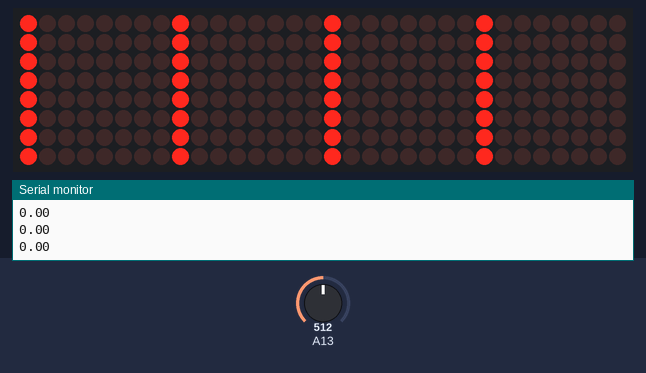
The sketch below on a simulated Arduino Mega 2560, built with avr-gcc and run on an emulated ATmega2560. Shown: 32×8 LED matrix, the last lines printed to the serial monitor. Wiring (inferred from the names in the program): 4 × MAX7219 LED driver (orientation assumed): data pin 2; clock pin 4; CS pin 3. The inputs (shaded band) are chosen by the test bench; at power-on: A13 = 512.

Above: at 1.2 s.
1.3 s: A13 set to 716
At 1.36 s:
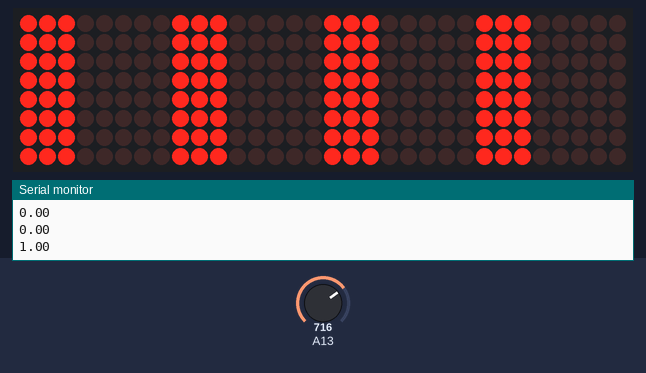
2.9 s: A13 set to 1023
At 2.93 s:
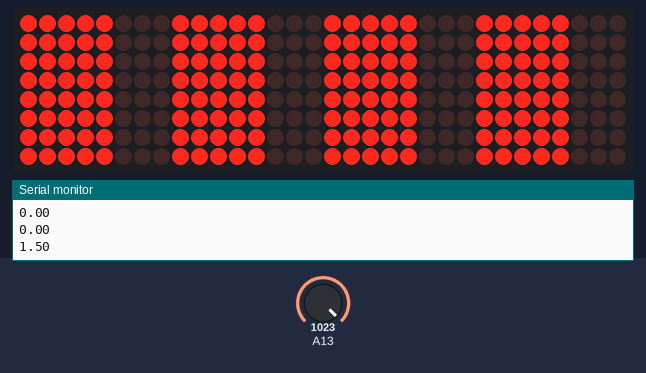
4.4 s: A13 set to 900
At 4.44 s:
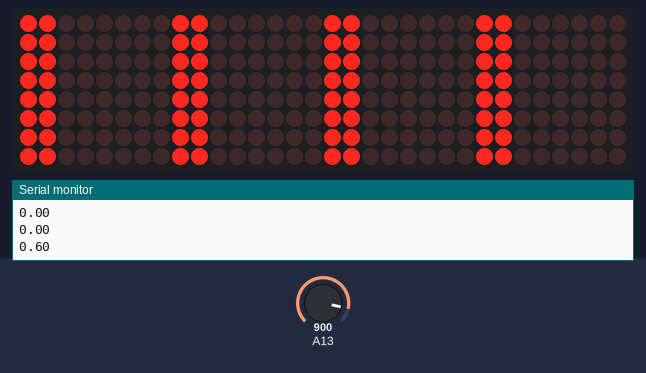
5.9 s: A13 set to 511
At 5.95 s:
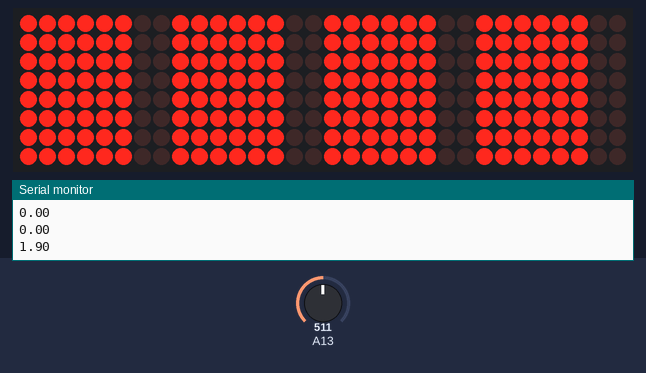
7.5 s: A13 set to 306
At 7.52 s:
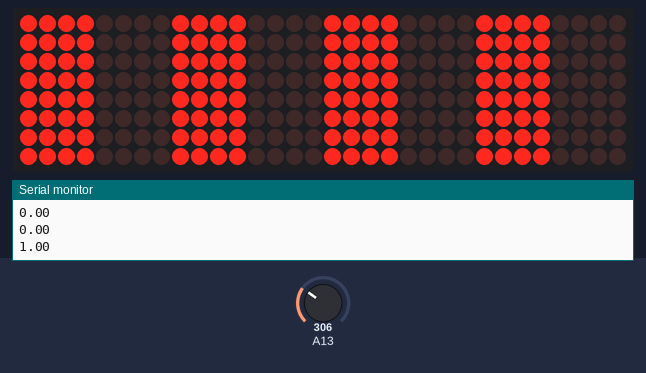
9.0 s: A13 set to 716
At 9.04 s:
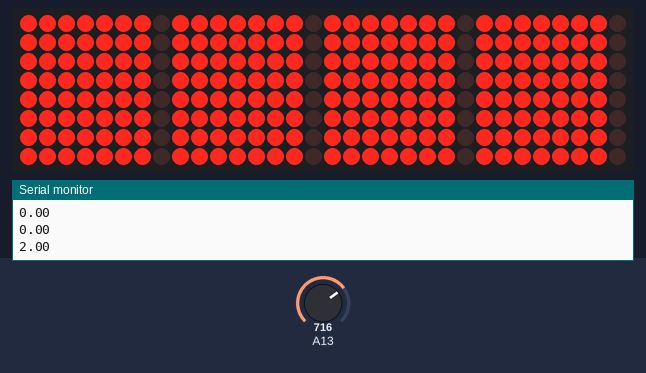
Timing chart, 0 to 11.5 s (numbered marks = the images above; inputs shaded):
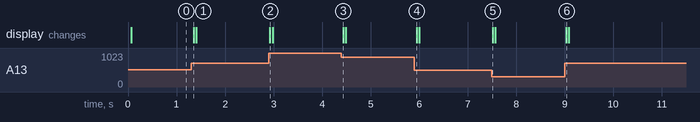

Measured:
- after the input at 1.3 s, the display: changes after 0.05 s (image 1)
- after the input at 2.9 s, the display: changes at once (image 2)
- after the input at 4.4 s, the display: changes at once (image 3)
- after the input at 5.9 s, the display: changes after 0.05 s (image 4)
- after the input at 7.5 s, the display: changes at once (image 5)
- after the input at 9.0 s, the display: changes at once (image 6)

The sketch:

audioVisualizer.ino
```cpp
//mic code
const int sampleWindow = 50; // Sample window width in mS (50 mS = 20Hz)
unsigned int sample;
//mic code

//led matrix code
int dataIn = 2;
int load = 3;
int clock = 4;
int maxInUse = 4;
int e = 0;

// define max7219 registers
byte max7219_reg_noop        = 0x00;
byte max7219_reg_digit0      = 0x01;
byte max7219_reg_digit1      = 0x02;
byte max7219_reg_digit2      = 0x03;
byte max7219_reg_digit3      = 0x04;
byte max7219_reg_digit4      = 0x05;
byte max7219_reg_digit5      = 0x06;
byte max7219_reg_digit6      = 0x07;
byte max7219_reg_digit7      = 0x08;
byte max7219_reg_decodeMode  = 0x09;
byte max7219_reg_intensity   = 0x0a;
byte max7219_reg_scanLimit   = 0x0b;
byte max7219_reg_shutdown    = 0x0c;
byte max7219_reg_displayTest = 0x0f;

void putByte(byte data) {
  byte i = 8;
  byte mask;
  while(i > 0) {
    mask = 0x01 << (i - 1);      // get bitmask
    digitalWrite( clock, LOW);   // tick
    if (data & mask){            // choose bit
      digitalWrite(dataIn, HIGH);// send 1
    }else{
      digitalWrite(dataIn, LOW); // send 0
    }
    digitalWrite(clock, HIGH);   // tock
    --i;                         // move to lesser bit
  }
}

void maxSingle( byte reg, byte col) {
//function to use for a single max7219
  digitalWrite(load, LOW);       // begin
  putByte(reg);                  // specify register
  putByte(col);//((data & 0x01) * 256) + data >> 1); // put data
  digitalWrite(load, LOW);       // and load da stuff
  digitalWrite(load,HIGH);
}

void maxAll (byte reg, byte col) {    // initialize  all  MAX7219's in the system
  int c = 0;
  digitalWrite(load, LOW);  // begin
  for ( c =1; c<= maxInUse; c++) {
  putByte(reg);  // specify register
  putByte(col);//((data & 0x01) * 256) + data >> 1); // put data
    }
  digitalWrite(load, LOW);
  digitalWrite(load,HIGH);
}

void maxOne(byte maxNr, byte reg, byte col) {
//maxOne is for addressing different MAX7219's,
//while having a couple of them cascaded

  int c = 0;
  digitalWrite(load, LOW);  // begin

  for ( c = maxInUse; c > maxNr; c--) {
    putByte(0);    // means no operation
    putByte(0);    // means no operation
  }
  putByte(reg);  // specify register
  putByte(col);//((data & 0x01) * 256) + data >> 1); // put data
  for ( c =maxNr-1; c >= 1; c--) {
    putByte(0);    // means no operation
    putByte(0);    // means no operation
  }

  digitalWrite(load, LOW); // and load da stuff
  digitalWrite(load,HIGH);
}


void setup () {
//mic code
  Serial.begin(9600);
//mic code

  pinMode(dataIn, OUTPUT);
  pinMode(clock,  OUTPUT);
  pinMode(load,   OUTPUT);
  digitalWrite(13, HIGH);

//initiation of the max 7219
  maxAll(max7219_reg_scanLimit, 0x07);
  maxAll(max7219_reg_decodeMode, 0x00);  // using an led matrix (not digits)
  maxAll(max7219_reg_shutdown, 0x01);    // not in shutdown mode
  maxAll(max7219_reg_displayTest, 0x00); // no display test
   for (e=1; e<=8; e++) {    // empty registers, turn all LEDs off
    maxAll(e,0);
  }
  maxAll(max7219_reg_intensity, 0x0f & 0x0f);    // the first 0x0f is the value you can set
                                                  // range: 0x00 to 0x0f
}

void loop () {


//mic code
   unsigned long startMillis= millis();  // Start of sample window
   unsigned int peakToPeak = 0;   // peak-to-peak level
   unsigned int signalMax = 0;
   unsigned int signalMin = 1024;

   // collect data for 50 mS
   while (millis() - startMillis < sampleWindow)
   {
      sample = analogRead(A13);
      if (sample < 1024)  // toss out spurious readings
      {
         if (sample > signalMax)
         {
            signalMax = sample;  // save just the max levels
         }
         else if (sample < signalMin)
         {
            signalMin = sample;  // save just the min levels
         }
      }
   }
   peakToPeak = signalMax - signalMin;  // max - min = peak-peak amplitude
   double volts = (peakToPeak * 5.0) / 1024;  // convert to volts

   Serial.println(volts);
// mic code

   if (volts < 0.4)
   {
    maxAll(1,255);
    maxAll(2,0);
    maxAll(3,0);
    maxAll(4,0);
    maxAll(5,0);
    maxAll(6,0);
    maxAll(7,0);
    maxAll(8,0);
   }
   else if (volts > 0.4 && volts < 0.7)
   {
    maxAll(1,255);
    maxAll(2,255);
    maxAll(3,0);
    maxAll(4,0);
    maxAll(5,0);
    maxAll(6,0);
    maxAll(7,0);
    maxAll(8,0);
   }
   else if(volts > 0.7 && volts < 1.0)
   {
    maxAll(1,255);
    maxAll(2,255);
    maxAll(3,255);
    maxAll(4,0);
    maxAll(5,0);
    maxAll(6,0);
    maxAll(7,0);
    maxAll(8,0);
   }
   else if (volts > 1.0 && volts < 1.3)
   {
    maxAll(1,255);
    maxAll(2,255);
    maxAll(3,255);
    maxAll(4,255);
    maxAll(5, 0);
    maxAll(6,0);
    maxAll(7,0);
    maxAll(8,0);
   }
   else if( volts > 1.3 && volts < 1.6)
   {
    maxAll(1,255);
    maxAll(2,255);
    maxAll(3,255);
    maxAll(4,255);
    maxAll(5,255);
    maxAll(6,0);
    maxAll(7,0);
    maxAll(8,0);
   }
   else if ( volts > 1.6 && volts < 1.9)
   {
    maxAll(1,255);
    maxAll(2,255);
    maxAll(3,255);
    maxAll(4,255);
    maxAll(5,255);
    maxAll(6,255);
    maxAll(7,0);
    maxAll(8,0);
   }
   else if ( volts > 1.9 && volts < 2.1)
   {
    maxAll(1,255);
    maxAll(2,255);
    maxAll(3,255);
    maxAll(4,255);
    maxAll(5,255);
    maxAll(6,255);
    maxAll(7,255);
    maxAll(8,0);
   }
   else if (volts > 2.1 && volts < 2.4)
   {
    maxAll(1,255);
    maxAll(2,255);
    maxAll(3,255);
    maxAll(4,255);
    maxAll(5,255);
    maxAll(6,255);
    maxAll(7,255);
    maxAll(8,255);
   }

}
```
